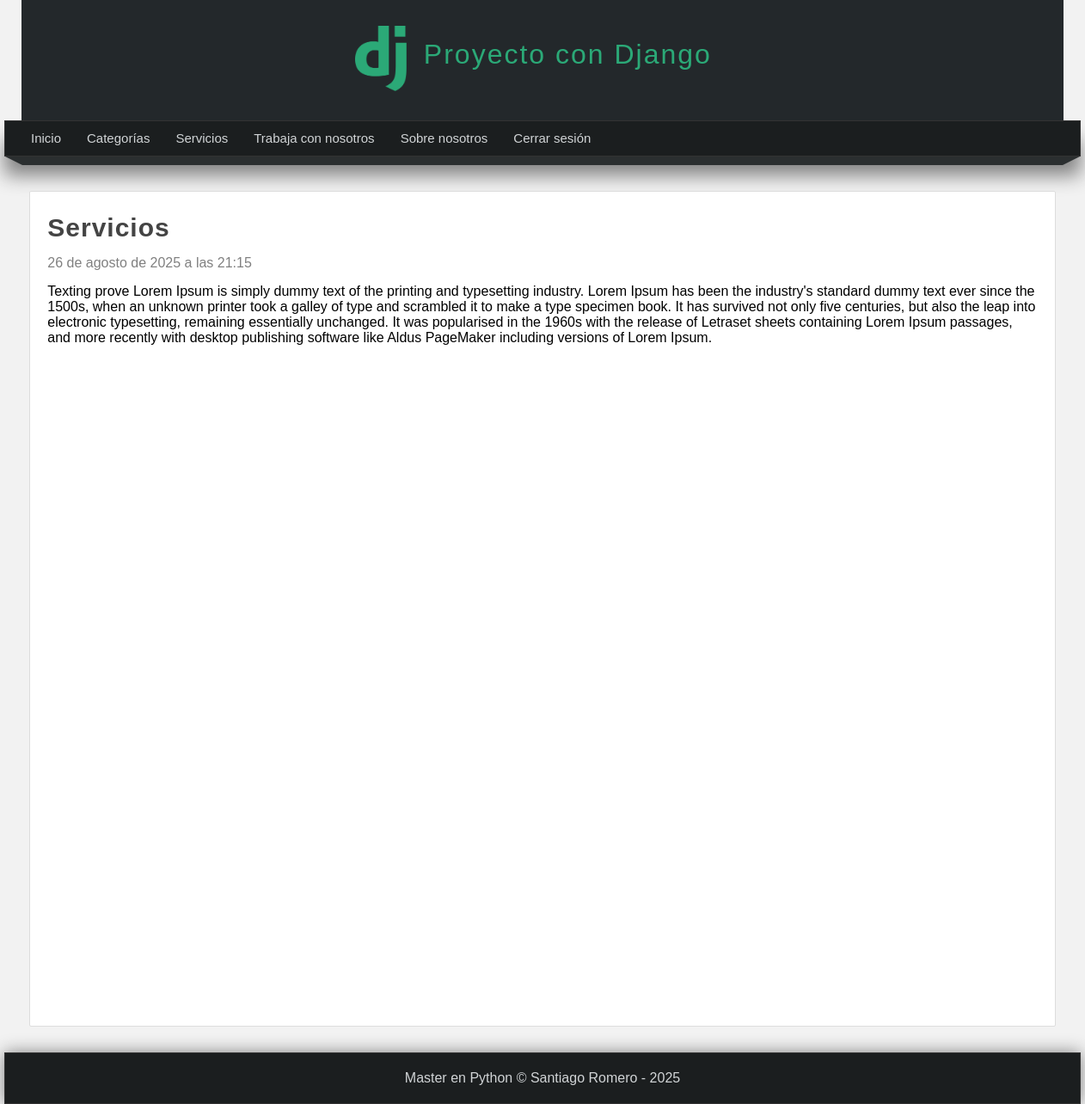
The page /pagina/servicios (signed in) on the database its author committed.
### Pages/models.py (models this page shows, shortened)
class Page(models.Model):
    title = models.CharField(max_length=200, verbose_name="Título")
    content = RichTextField(verbose_name="Contenido")
    slug = models.CharField(unique=True, max_length=250, verbose_name="URL amigable")
    order = models.IntegerField(default=0, verbose_name="Orden")
    visible = models.BooleanField(default=True, verbose_name="Publicado")
    created_at = models.DateTimeField(auto_now_add=True, verbose_name="Fecha de creación")
    updated_at = models.DateTimeField(auto_now=True, verbose_name="Fecha de edición")
    class Meta:
        verbose_name = "Página"
        verbose_name_plural = "Páginas"
        ordering = ['-created_at']

### Pages/views.py (the view)
# urls.py: path('pagina/<str:slug>', views.page, name='pagina'),
@login_required(login_url='login')
def page(request, slug):
    page = Page.objects.get(slug=slug)
    return render(request, 'pages/page.html', {
        'page': page
    })

### Blog/processor.py (called while the page is built)
def getCategories(request):
    categories_in_use = Article.objects.filter(public = True).values_list('categories', flat=True)
    categories = Category.objects.filter(id__in = categories_in_use).values_list('id', 'name')
    return { 'categories': categories, 'ids': categories_in_use }

### Pages/context_processors.py (called while the page is built)
def getPages(request):
    pages = Page.objects.filter(visible=True).order_by('order').values_list('id', 'title', 'slug')
    return { 'pages': pages }

### Pages/templates/pages/page.html (shortened to what this page needs)
{% extends 'Layouts/layout.html' %}
{% block content %}
    <h1 class="title">{{ page.title }}</h1>
    <span class="date">{{ page.created_at }}</span>
    <p class="content">
        {{ page.content|safe }}
    </p>
{% endblock %}

### MainApp/templates/Layouts/layout.html (shortened to what this page needs)
{% load static %}
<!DOCTYPE html>
<html lang="es">
<head>
    <link rel = "stylesheet" type = "text/css" href = "{% static 'css/styles.css' %}"/>
</head>
<body>
     <header>
        <div id = "logotipo">
             <img src = "{% static 'imagenes/logo.png' %}"/>
             <h1>Proyecto con Django</h1>
        </div>
     </header>
    <nav>
        <ul>
            <li><a href="{% url 'index' %}">Inicio</a></li>
            {% if user.email %}
                <li>
                    <a href="{% url 'list_articles' %}">Categorías</a>
                </li>
                {% for page in pages %}
                    <li><a href="{% url 'pagina' page.2 %}">{{ page.1 }}</a></li>
                {% endfor %}
                <li><a href="{% url 'logout' %}">Cerrar sesión</a></li>
            {% else %}
                    <li><a href="{% url 'login' %}">Iniciar sesión</a></li>
                    <li><a href="{% url 'registro' %}">Registro</a></li>
            {% endif %}
        </ul>
    </nav>
    <div class = "bar">
        <span class = "left-corner"></span>
        <span class = "stuffed"></span>
        <span class = "right-corner"></span>
    </div>
    <div id = "content">
        <div class = "box">
            {% block content %}{% endblock %}
        </div>
    </div>
    <footer>
        Master en Python &copy; Santiago Romero - {% now "Y" %}
    </footer>
</body>
</html>

### MainApp/static/css/styles.css (style rules this page uses)
* { margin: 0px; padding: 0px; font-family: sans-serif, Arial, Helvetica; text-decoration: none; }
body { background-color: #f2f2f2; }
header { width: 1212px; height: 140px; background-color: #23282B; margin: 0 auto; }
#logotipo { width: 36%; height: 130px; margin: 0 auto; padding-top: 10px; }
#logotipo img { display: block; width: 60px; float: left; margin-top: 20px; }
#logotipo h1 { display: block; letter-spacing: 2px; float: left; margin-top: 35px; margin-left: 20px; font-weight: lighter; color: #2ba977; }
nav { width: 1250px; height: 40px; background-color: #1b1e1f; border: 1px solid #333333; margin: 0 auto; box-shadow: 0px 22px 22px gray; font-size: 15px; }
nav > ul { list-style: none; text-decoration: none; padding-left: 15px; }
nav > ul > li { line-height: 40px; float: left; }
nav > ul > li > a { display: block; padding: 0 15px 0 15px; color: #d1d4d6; }
.bar { width: 1250px; margin: 0 auto; }
.left-corner { display: block; border-left: 20px solid transparent; border-top: 10px solid #2b2f30; float: left; }
.right-corner { display: block; border-right: 20px solid transparent; border-top: 10px solid #2b2f30; float: right; }
.stuffed { display: block; width: 1210px; background: #2b2f30; height: 10px; float: left; }
#content { width: 1212px; min-height: 930px; margin: 0 auto; margin-bottom: 30px; margin-top: 40px; }
.box { background: white; width: 95%; min-height: 930px; padding: 20px; border: 1px solid #ddd; margin: 0 auto; border-radius: 2px; }
.box p, .box h1, .box h2, .box h3, .box ul { margin-top: 5px; margin-bottom: 5px; }
.title { color: #444; letter-spacing: 1px; font-size: 30px; margin-bottom: 10px; margin-top: 5px; }
.date { display: block; margin-top: 15px; margin-bottom: 15px; color: gray; }
.content { line-height: 15px; }
footer { width: 1250px; background-color: #1b1e1f; border: 1px solid #333; color: #d1d4d6; text-align: center; padding-top: 20px; padding-bottom: 20px; box-shadow: 0px 0px 20px gray; margin: 0 auto; }

### rows shown on the page
Page: title "Servicios", created_at "26 de agosto de 2025 a las 21:15", content "Texting prove Lorem Ipsum is simply dummy text of the printing and typesetting industry. Lorem Ipsum has been the industry's standard dummy text ever since the 1500s, when an unknown printer took a galley of type and scrambled it to make a type specimen book. It has survived not only five centuries, but also the leap into electronic typesetting, remaining essentially unchanged. It was popularised in the 1960s with the release of Letraset sheets containing Lorem Ipsum passages, and more recently with desktop publishing software like Aldus PageMaker including versions of Lorem Ipsum."
Page: title "Trabaja con nosotros"
Page: title "Sobre nosotros"
